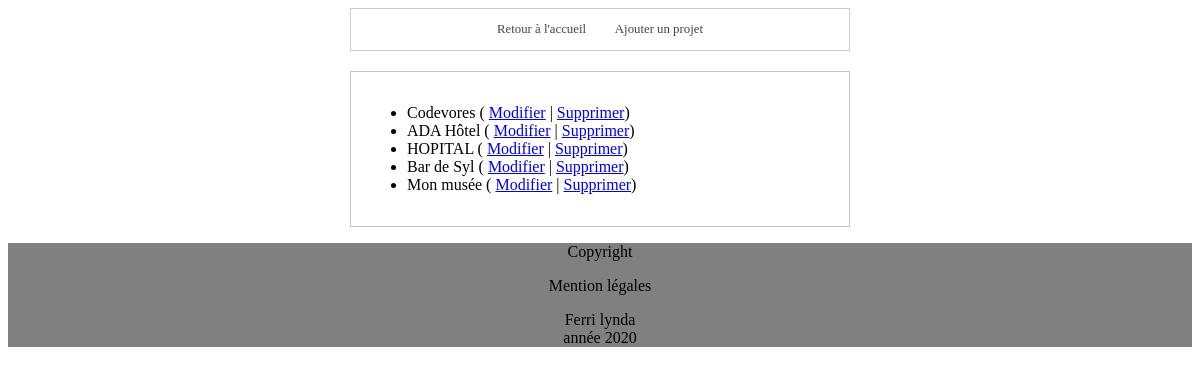
/admin/projet/projet_lister.php (signed in), run on the app's committed database.
### tables this page shows
CREATE TABLE IF NOT EXISTS `projet` (
  `id_projet` int(11) NOT NULL AUTO_INCREMENT,
  `nom_projet` varchar(150) NOT NULL,
  `description` text NOT NULL,
  `url_image` varchar(150) NOT NULL,
  `annee` year(4) NOT NULL,
  `client` varchar(150) NOT NULL,
  `lien` varchar(150) NOT NULL,
  `online` tinyint(1) DEFAULT NULL,
  `ordre` int(11) NOT NULL,
  PRIMARY KEY (`id_projet`)
);

### admin/projet/projet_lister.php (the view, shortened to what this page needs)
<?php
include "../../config.php";
include "../include/entete.php";
?>
<div class="projet">
    <a href="<?php echo descodeuses_URL_SITE ?>admin/accueil.php">Retour à l'accueil</a>
    <a href="<?php echo descodeuses_URL_SITE?>admin/projet/projet_formulaire.php">Ajouter un projet</a>
</div>
<div class="list">
    <?php
        $results = $bdd -> query("SELECT * FROM projet order by ordre") -> fetchAll();
        if(count($results) == 0) {
            echo "Aucun projet ! Vous pouvez en insérer un nouveau.";
        } else {
            echo "<ul>";
            foreach($results as $result) {
                $lienModifier = html_a("Modifier", descodeuses_URL_SITE . "admin/projet/projet_formulaire.php?projetAAfficher=$result[id_projet]");
                $lienSupprimer = html_a("Supprimer", descodeuses_URL_SITE . "admin/projet/projet_supprimer.php?projetASupprimer=$result[id_projet]", "alert", "Êtes-vous sûr de vouloir effacer ce projet ?");
                echo "<li>$result[nom_projet] ( $lienModifier | $lienSupprimer)</li>";
            }
            echo "</ul>";
        }
    ?>
</div>
<?php
include "../include/footer.php";

### fonctions_utiles.php (shortened to what this page needs)
<?php
function html_a($text, $lien = "#", $class="", $confirm="") {
    if($confirm != "") {
        $confirm = "onclick=\"return confirm('$confirm')\"";
    }
    return "<a href='$lien' class='$class' $confirm >$text</a>";
}

### admin/css/style_admin.css (style rules this page uses)
.form, .list { width: 500px; border: #c4c4c4 solid 1px; padding: 1em; text-align: center; margin: auto; box-sizing: border-box; }
.list { text-align: left; }
.projet { border: #ccc solid 1px; width: 500px; margin: auto; margin-bottom: 20px; padding: 1em; box-sizing: border-box; text-align: center; font-size: 0.8em; }
.projet a { text-decoration: none; padding:0 1em; color: #444; }

### data on the page
projet: nom_projet "Codevores", text "Modifier Supprimer"
projet: nom_projet "ADA Hôtel", text "Modifier Supprimer"
projet: nom_projet "HOPITAL", text "Modifier Supprimer"
projet: nom_projet "Bar de Syl", text "Modifier Supprimer"
projet: nom_projet "Mon musée", text "Modifier Supprimer"
